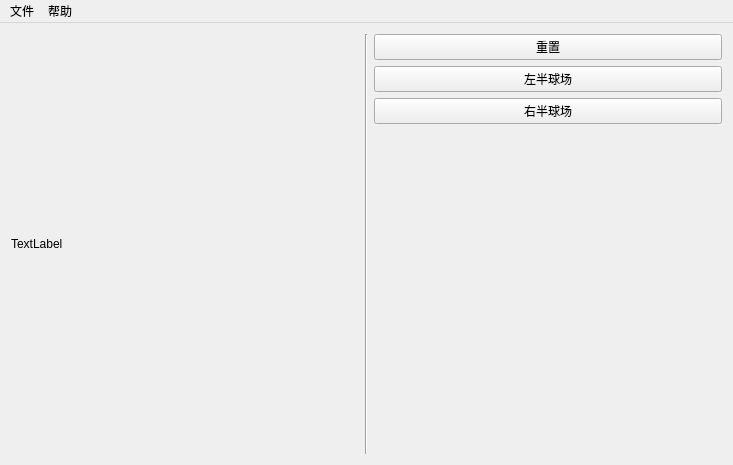
<?xml version="1.0" encoding="UTF-8"?>
<ui version="4.0">
 <class>MainWindow</class>
 <widget class="QMainWindow" name="MainWindow">
  <property name="geometry">
   <rect>
    <x>0</x>
    <y>0</y>
    <width>733</width>
    <height>465</height>
   </rect>
  </property>
  <property name="windowTitle">
   <string>MainWindow</string>
  </property>
  <widget class="QWidget" name="centralWidget">
   <layout class="QVBoxLayout" name="verticalLayout_2">
    <item>
     <layout class="QHBoxLayout" name="horizontalLayout">
      <item>
       <widget class="QLabel" name="label">
        <property name="text">
         <string>TextLabel</string>
        </property>
       </widget>
      </item>
      <item>
       <widget class="Line" name="line">
        <property name="orientation">
         <enum>Qt::Vertical</enum>
        </property>
       </widget>
      </item>
      <item>
       <layout class="QVBoxLayout" name="verticalLayout">
        <item>
         <widget class="QPushButton" name="restartButton">
          <property name="text">
           <string>重置</string>
          </property>
         </widget>
        </item>
        <item>
         <widget class="QPushButton" name="leftGroundButton">
          <property name="text">
           <string>左半球场</string>
          </property>
         </widget>
        </item>
        <item>
         <widget class="QPushButton" name="rightGroundButton">
          <property name="text">
           <string>右半球场</string>
          </property>
         </widget>
        </item>
        <item>
         <spacer name="verticalSpacer">
          <property name="orientation">
           <enum>Qt::Vertical</enum>
          </property>
          <property name="sizeHint" stdset="0">
           <size>
            <width>20</width>
            <height>40</height>
           </size>
          </property>
         </spacer>
        </item>
       </layout>
      </item>
     </layout>
    </item>
   </layout>
  </widget>
  <widget class="QMenuBar" name="menuBar">
   <property name="geometry">
    <rect>
     <x>0</x>
     <y>0</y>
     <width>733</width>
     <height>23</height>
    </rect>
   </property>
   <widget class="QMenu" name="menu">
    <property name="title">
     <string>文件</string>
    </property>
    <addaction name="action"/>
    <addaction name="action_3"/>
   </widget>
   <widget class="QMenu" name="menu_2">
    <property name="title">
     <string>帮助</string>
    </property>
    <addaction name="action_2"/>
   </widget>
   <addaction name="menu"/>
   <addaction name="menu_2"/>
  </widget>
  <action name="action">
   <property name="text">
    <string>打开</string>
   </property>
  </action>
  <action name="action_2">
   <property name="text">
    <string>关于</string>
   </property>
  </action>
  <action name="action_3">
   <property name="text">
    <string>重置</string>
   </property>
  </action>
 </widget>
 <layoutdefault spacing="6" margin="11"/>
 <resources/>
 <connections/>
</ui>
